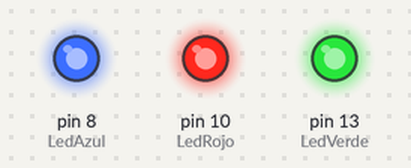
A sketch run on a simulated Arduino Uno, built with avr-gcc and run on an emulated ATmega328P. Parts: output pins drawn as LEDs (lit = HIGH).

Above: at 1.0 s.
At 5.5 s:
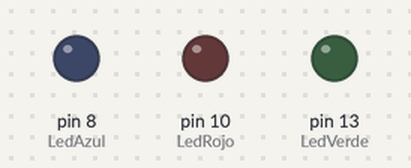
Timing chart, 0 to 6.9 s (numbered marks = the images above):
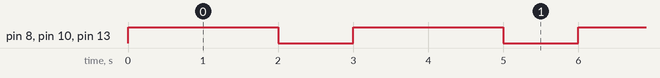

The sketch:

12.Encender_3_leds.ino
```cpp
/*
Encender 3 leds x 2 segundos y luego apagarlos x 1 segundo

*/

const int LedVerde = 13;
const int LedRojo = 10;
const int LedAzul = 8;

void setup() {
  Serial.begin(9600);
  pinMode(LedVerde, OUTPUT);
  pinMode(LedRojo, OUTPUT);
  pinMode(LedAzul, OUTPUT);

}

void loop() {
  digitalWrite(LedVerde, HIGH);
  digitalWrite(LedRojo, HIGH);
  digitalWrite(LedAzul, HIGH);
  delay(2000);
  digitalWrite(LedVerde, LOW);
  digitalWrite(LedRojo, LOW);
  digitalWrite(LedAzul, LOW);
   delay(1000);

}
```

Measured:
- by itself, pin 8 (LedAzul), pin 10 (LedRojo), pin 13 (LedVerde): alternates HIGH for 2.0 s and LOW for 1.0 s
